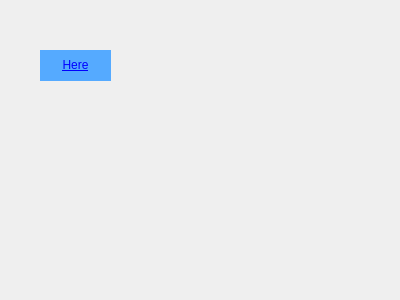
<?xml version="1.0" encoding="UTF-8"?>
<ui version="4.0">
 <class>Abort</class>
 <widget class="QWidget" name="Abort">
  <property name="windowModality">
   <enum>Qt::ApplicationModal</enum>
  </property>
  <property name="geometry">
   <rect>
    <x>0</x>
    <y>0</y>
    <width>400</width>
    <height>300</height>
   </rect>
  </property>
  <property name="sizePolicy">
   <sizepolicy hsizetype="Fixed" vsizetype="Fixed">
    <horstretch>0</horstretch>
    <verstretch>0</verstretch>
   </sizepolicy>
  </property>
  <property name="windowTitle">
   <string>关于</string>
  </property>
  <property name="autoFillBackground">
   <bool>false</bool>
  </property>
  <property name="styleSheet">
   <string notr="true">#Abort{background-image: url(:/main/background.png);
background-repeat: no-repeat;
background-position: center center;
background-attachment: fixed;}</string>
  </property>
  <widget class="QLabel" name="label">
   <property name="geometry">
    <rect>
     <x>40</x>
     <y>50</y>
     <width>71</width>
     <height>31</height>
    </rect>
   </property>
   <property name="styleSheet">
    <string notr="true">background-color: rgb(85, 170, 255);</string>
   </property>
   <property name="text">
    <string>&lt;html&gt;&lt;head/&gt;&lt;body&gt;&lt;p&gt;&lt;a href=&quot;https://github.com/KR-Rabbit/LabelStudioLauncher/blob/main/README.md&quot;&gt;&lt;span style=&quot; text-decoration: underline; color:#0000ff;&quot;&gt;Here&lt;/span&gt;&lt;/a&gt;&lt;/p&gt;&lt;/body&gt;&lt;/html&gt;</string>
   </property>
   <property name="alignment">
    <set>Qt::AlignCenter</set>
   </property>
   <property name="openExternalLinks">
    <bool>true</bool>
   </property>
  </widget>
 </widget>
 <resources>
  <include location="ico.qrc"/>
 </resources>
 <connections/>
</ui>
